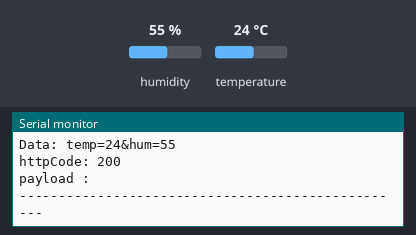
The sketch below on a simulated ESP8266 (Wemos D1 mini). Shown: the last lines printed to the serial monitor. Inputs (shaded band) come from the test bench; at power-on: humidity 55 %, temperature 24 °C. WiFi joins after 1.5 s; servers stay silent unless stated; uploads are accepted with an empty reply.

Above: at 3.7 s.
3.8 s: humidity set to 22 %
At 8.0 s:
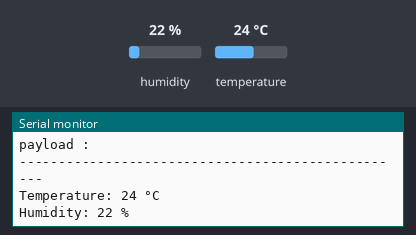
9.7 s: temperature set to 12 °C
At 13.32 s:
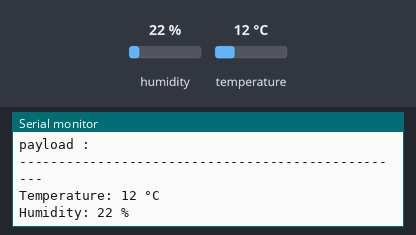
15.6 s: humidity set to 40 %
At 18.65 s:
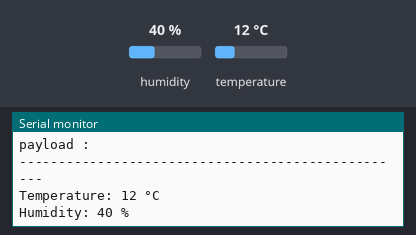
Timing chart, 0 to 20.1 s (numbered marks = the images above; inputs shaded):
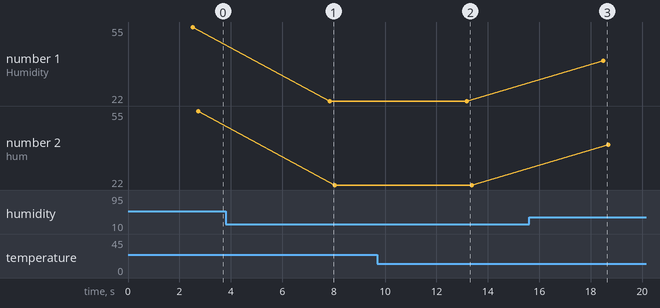

The sketch:

wemos.ino
```cpp
#include <ESP8266WiFi.h>
#include <ESP8266HTTPClient.h>

#include <DHT.h>
#define DHTPIN 4 //D2
#define DHTTYPE DHT11
DHT dht11(DHTPIN, DHTTYPE);

String URL = "http://192.168.1.5:1337/uts_iot/web/test_data.php"; // sesuaikan IP Address dengan ip host

const char* ssid = "OpenWrt"; // sesuaikan SSID
const char* password = "123456789"; // sesuaikan SSID Password

int temperature = 0;
int humidity = 0;

void setup() {
  Serial.begin(9600);
  dht11.begin();
  connectWiFi();
}

void loop() {
  if(WiFi.status() != WL_CONNECTED) {
    connectWiFi();
  }

  Load_DHT11_Data();
  String postData = "temp=" + String(temperature) + "&hum=" + String(humidity);

  WiFiClient client;
  HTTPClient http;
  http.begin(client, URL);
  http.addHeader("Content-Type", "application/x-www-form-urlencoded");

  int httpCode = http.POST(postData);
  String payload = http.getString();

  Serial.print("URL : "); Serial.println(URL);
  Serial.print("Data: "); Serial.println(postData);
  Serial.print("httpCode: "); Serial.println(httpCode);
  Serial.print("payload : "); Serial.println(payload);
  Serial.println("--------------------------------------------------");
  delay(5000);
}


void Load_DHT11_Data() {
  //-----------------------------------------------------------
  temperature = dht11.readTemperature(); //Celsius
  humidity = dht11.readHumidity();
  //-----------------------------------------------------------
  // Check if any reads failed.
  if (isnan(temperature) || isnan(humidity)) {
    Serial.println("Failed to read from DHT sensor!");
    temperature = 0;
    humidity = 0;
  }
  //-----------------------------------------------------------
  Serial.printf("Temperature: %d °C\n", temperature);
  Serial.printf("Humidity: %d %%\n", humidity);
}

void connectWiFi() {
  WiFi.mode(WIFI_OFF);
  delay(1000);
  //This line hides the viewing of ESP as wifi hotspot
  WiFi.mode(WIFI_STA);

  WiFi.begin(ssid, password);
  Serial.println("Connecting to WiFi");

  while (WiFi.status() != WL_CONNECTED) {
    delay(500);
    Serial.print(".");
  }

  Serial.print("connected to : "); Serial.println(ssid);
  Serial.print("IP address: "); Serial.println(WiFi.localIP());
}
```

Measured:
- after the input at 3.8 s, the serial monitor: prints a new line after 4.0 s (image 1)
- after the input at 9.7 s, the serial monitor: prints a new line after 3.5 s (image 2)
- after the input at 15.6 s, the serial monitor: prints a new line after 2.9 s (image 3)
- plotted number 1: 55 → 22 after the input at 3.8 s, 22 → 40 after the input at 15.6 s
- plotted number 2: 55 → 22 after the input at 3.8 s, 22 → 40 after the input at 15.6 s
